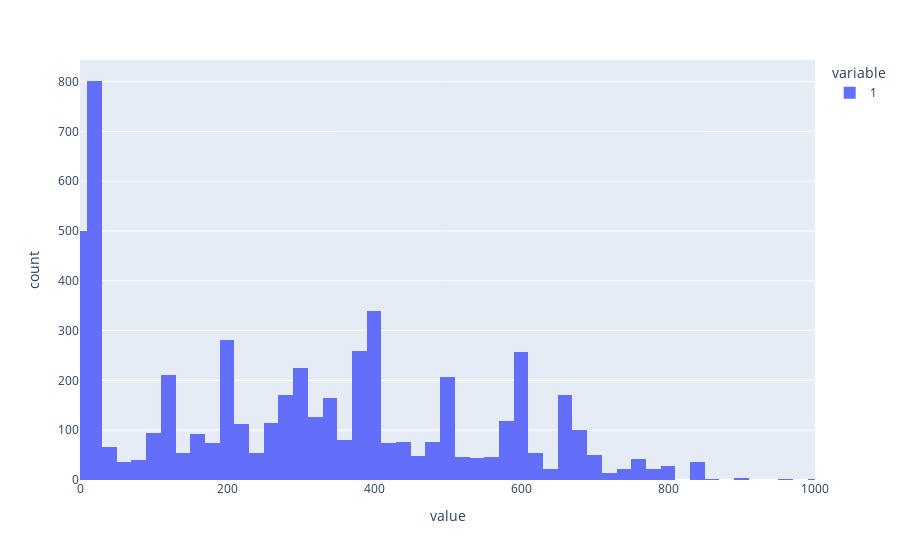

Notebook code cell kept with this figure:
### Code cell
distance = pd.read_csv("distances_values.csv")
px.histogram(distance["1"],range_x=[0,1000],nbins=1000)

### Figure 1 — Plotly figure (JSON) as saved in the notebook; plotly's stock layout.template omitted (floating-point values rounded to 4 significant figures; data arrays with more than 128 entries replaced by an {"elided": "..."} marker saying what was removed)
{"data": [{"alignmentgroup": "True", "bingroup": "x", "hovertemplate": "variable=1<br>value=%{x}<br>count=%{y}<extra></extra>", "legendgroup": "1", "marker": {"color": "#636efa", "pattern": {"shape": ""}}, "name": "1", "nbinsx": 1000, "offsetgroup": "1", "orientation": "v", "showlegend": true, "type": "histogram", "x": {"elided": "5529 float values"}, "xaxis": "x", "yaxis": "y"}], "layout": {"barmode": "relative", "legend": {"title": {"text": "variable"}, "tracegroupgap": 0}, "margin": {"t": 60}, "xaxis": {"anchor": "y", "domain": [0, 1], "range": [0, 1000], "title": {"text": "value"}}, "yaxis": {"anchor": "x", "domain": [0, 1], "title": {"text": "count"}}}}
